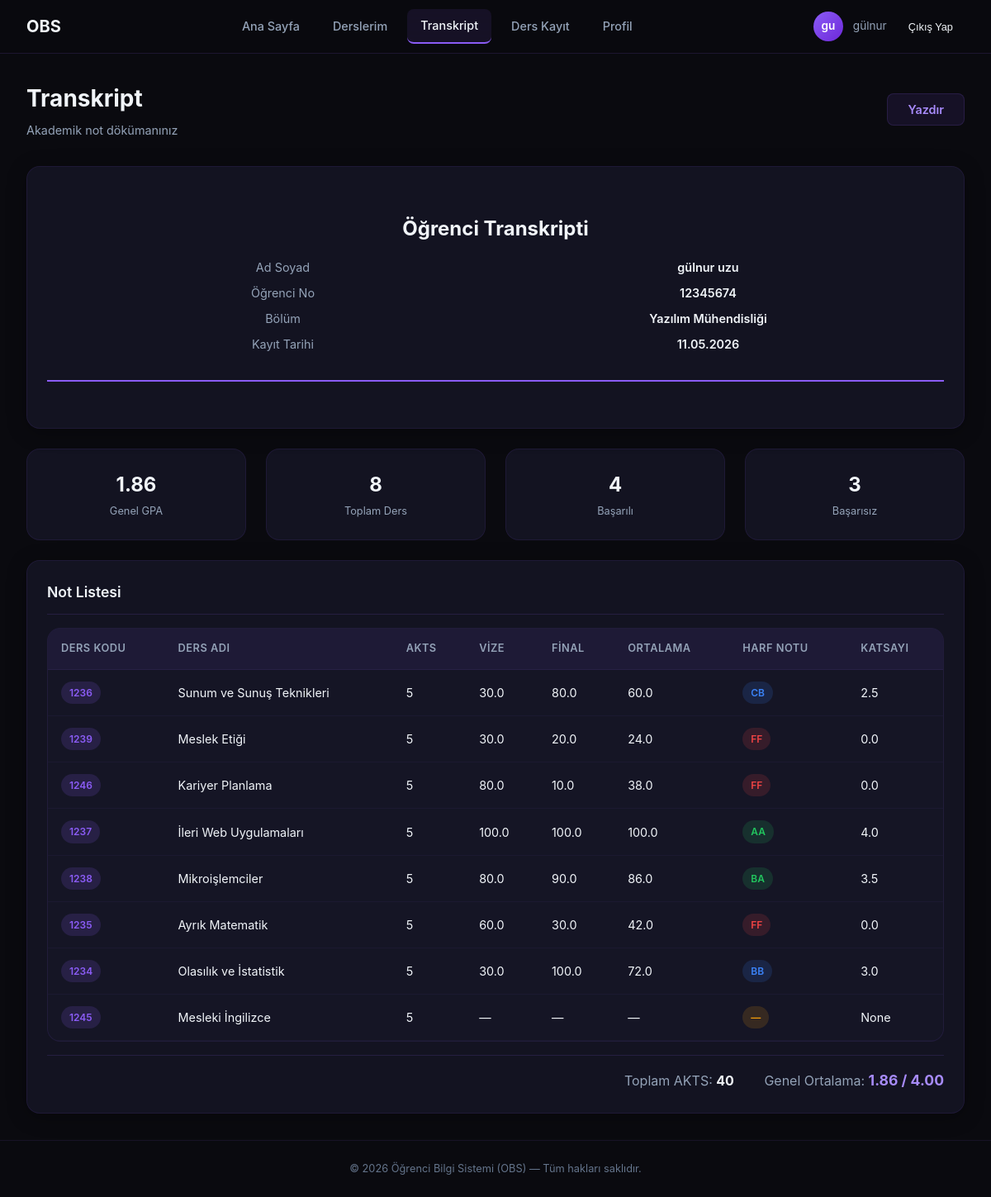
/transcript/ (signed in), run on the app's committed database.
### core/models.py (models this page shows, shortened)
class User(AbstractUser):
    ROLE_CHOICES = (('admin', 'Admin'), ('teacher', 'Teacher'), ('student', 'Student'))
    role = models.CharField(max_length=10, choices=ROLE_CHOICES, default='admin')

class Student(models.Model):
    user = models.OneToOneField(User, on_delete=models.CASCADE, related_name='student_profile')
    student_id = models.CharField(max_length=20)
    department = models.ForeignKey(Department, on_delete=models.CASCADE)
    enrollment_date = models.DateField(auto_now_add=True, null=True, blank=True)
    current_gpa = models.FloatField(default=0.0)

class Department(models.Model):
    name = models.CharField(max_length=100)
    building = models.CharField(max_length=100, null=True, blank=True)

class Enrollment(models.Model):
    student = models.ForeignKey(Student, on_delete=models.CASCADE)
    course = models.ForeignKey(Course, on_delete=models.CASCADE)
    midterm_grade = models.FloatField(null=True, blank=True)
    final_grade = models.FloatField(null=True, blank=True)
    average = models.FloatField(null=True, blank=True)
    letter_grade = models.CharField(max_length=2, null=True, blank=True)
    grade_point = models.FloatField(null=True, blank=True)
    attendance_count = models.IntegerField(default=0)
    def calculate_final_score(self):
        if self.midterm_grade is None or self.final_grade is None:
            return None
        return round((self.midterm_grade * 0.4) + (self.final_grade * 0.6), 2)

class Course(models.Model):
    code = models.CharField(max_length=10)
    title = models.CharField(max_length=100)
    capacity = models.IntegerField()
    instructor = models.ForeignKey(Teacher, on_delete=models.CASCADE)
    ects_credit = models.IntegerField(default=5)
    is_active = models.BooleanField(default=True)
    department = models.ForeignKey(Department, on_delete=models.SET_NULL, null=True, blank=True)

### core/views.py (the view, shortened to what this page needs)
# urls.py: path('transcript/', views.transcript_view, name='transcript'),
@login_required(login_url='login')
def transcript_view(request):
    student = Student.objects.filter(user=request.user).first()
    enrollments = Enrollment.objects.filter(student=student).select_related('course')
    gpa = _calculate_gpa(enrollments)
    total_ects = sum(e.course.ects_credit for e in enrollments)
    passed = sum(1 for e in enrollments if e.letter_grade and e.letter_grade not in ('FF', 'FD'))
    failed = sum(1 for e in enrollments if e.letter_grade in ('FF', 'FD'))
    return render(request, 'core/courses/transcript.html', {
        'student': student,
        'enrollments': enrollments,
        'gpa': gpa,
        'total_courses': enrollments.count(),
        'total_ects': total_ects,
        'passed_count': passed,
        'failed_count': failed,
    })

### core/views.py (called while the page is built)
def _calculate_gpa(enrollments):
    total_points = 0.0
    total_credits = 0
    for e in enrollments:
        if e.grade_point is not None:
            credit = e.course.ects_credit
            total_points += e.grade_point * credit
            total_credits += credit
    if total_credits == 0:
        return 0.0
    return round(total_points / total_credits, 2)

### core/templates/core/courses/transcript.html (shortened to what this page needs)
{% extends 'base.html' %}
{% load static %}
{% block content %}
<div class="main-content">
    <div class="page-header no-print">
        <div><h1>Transkript</h1><p>Akademik not dökümanınız</p></div>
        <button id="printBtn" class="btn btn-secondary">Yazdır</button>
    </div>
    <div class="card" style="margin-bottom: 1.5rem;">
        <div class="transcript-header">
            <h1>Öğrenci Transkripti</h1>
            <dl class="transcript-info">
                <dt>Ad Soyad</dt><dd>{{ student.user.first_name }} {{ student.user.last_name }}</dd>
                <dt>Öğrenci No</dt><dd>{{ student.student_id }}</dd>
                <dt>Bölüm</dt><dd>{{ student.department.name|default:"—" }}</dd>
                <dt>Kayıt Tarihi</dt><dd>{{ student.enrollment_date|date:"d.m.Y" }}</dd>
            </dl>
        </div>
    </div>
    <div class="grid grid-4" style="margin-bottom: 1.5rem;">
        <div class="stat-card">
                        <div><div class="stat-value">{{ gpa }}</div><div class="stat-label">Genel GPA</div></div>
        </div>
        <div class="stat-card">
                        <div><div class="stat-value">{{ total_courses }}</div><div class="stat-label">Toplam Ders</div></div>
        </div>
        <div class="stat-card">
                        <div><div class="stat-value">{{ passed_count }}</div><div class="stat-label">Başarılı</div></div>
        </div>
        <div class="stat-card">
                        <div><div class="stat-value">{{ failed_count }}</div><div class="stat-label">Başarısız</div></div>
        </div>
    </div>
    <div class="card">
        <div class="card-header"><h3 class="card-title">Not Listesi</h3></div>
        <div class="table-container">
            <table>
                <thead>
                    <tr>
                        <th>Ders Kodu</th>
                        <th>Ders Adı</th>
                        <th>AKTS</th>
                        <th>Vize</th>
                        <th>Final</th>
                        <th>Ortalama</th>
                        <th>Harf Notu</th>
                        <th>Katsayı</th>
                    </tr>
                </thead>
                <tbody>
                    {% for e in enrollments %}
                    <tr>
                        <td><span class="badge badge-purple">{{ e.course.code }}</span></td>
                        <td>{{ e.course.title }}</td>
                        <td>{{ e.course.ects_credit }}</td>
                        <td>{{ e.midterm_grade|default:"—" }}</td>
                        <td>{{ e.final_grade|default:"—" }}</td>
                        <td>{{ e.calculate_final_score|default:"—" }}</td>
                        <td>
                            {% if e.letter_grade %}
                                {% if e.letter_grade == 'FF' or e.letter_grade == 'FD' %}
                                    <span class="badge badge-danger">{{ e.letter_grade }}</span>
                                {% elif e.letter_grade == 'AA' or e.letter_grade == 'BA' %}
                                    <span class="badge badge-success">{{ e.letter_grade }}</span>
                                {% else %}
                                    <span class="badge badge-info">{{ e.letter_grade }}</span>
                                {% endif %}
                            {% else %}
                                <span class="badge badge-warning">—</span>
                            {% endif %}
                        </td>
                        <td>{{ e.grade_point }}</td>
                    </tr>
                    {% endfor %}
                </tbody>
            </table>
        </div>
        <div style="text-align: right; margin-top: 1rem; padding-top: 1rem; border-top: 1px solid var(--border-subtle);">
            <span style="color: var(--text-secondary);">Toplam AKTS: <strong style="color: var(--text-primary);">{{ total_ects }}</strong></span>
            <span style="margin-left: 2rem; color: var(--text-secondary);">Genel Ortalama: <strong style="color: var(--accent-secondary); font-size: 1.1rem;">{{ gpa }} / 4.00</strong></span>
        </div>
    </div>
</div>
{% endblock %}

### core/templates/base.html (shortened to what this page needs)
{% load static %}
<!DOCTYPE html>
<html lang="tr">
<head>
    <link rel="stylesheet" href="{% static 'css/style.css' %}">
</head>
<body>
    {% if user.is_authenticated %}
    {% if user.role|lower == 'teacher' or user.username == 'ibrahim' %}
        {% url 'teacher_dashboard' as home_url %}
    {% elif user.role|lower == 'admin' %}
        {% url 'admin_dashboard' as home_url %}
    {% else %}
        {% url 'ana_sayfa' as home_url %}
    {% endif %}
   <nav class="navbar">
    <div class="navbar-inner">
        <a href="{{ home_url }}" class="navbar-brand">
            <span>OBS</span>
        </a>
        <ul class="navbar-links" id="navLinks">
            <li>
                <a href="{{ home_url }}"
                   class="{% if request.path == home_url %}active{% endif %}">
                    Ana Sayfa
                </a>
            </li>
            {% if user.role|lower == 'teacher' or user.username == 'ibrahim' %}
                <li><a href="{% url 'teacher_courses' %}" class="{% if request.resolver_match.url_name == 'teacher_courses' %}active{% endif %}">Not Girişi</a></li>
            {% elif user.role|lower == 'admin' %}
                <li><a href="{% url 'admin_dashboard' %}" class="{% if request.resolver_match.url_name == 'admin_dashboard' %}active{% endif %}">Yönetim Paneli</a></li>
            {% else %}
                <li><a href="{% url 'my_courses' %}" class="{% if request.resolver_match.url_name == 'my_courses' %}active{% endif %}">Derslerim</a></li>
                <li><a href="{% url 'transcript' %}" class="{% if request.resolver_match.url_name == 'transcript' %}active{% endif %}">Transkript</a></li>
                <li><a href="{% url 'course_list' %}" class="{% if request.resolver_match.url_name == 'course_list' %}active{% endif %}">Ders Kayıt</a></li>
            {% endif %}
            <li><a href="{% url 'profile' %}" class="{% if request.resolver_match.url_name == 'profile' %}active{% endif %}">Profil</a></li>
        </ul>
        <div class="nav-user">
            <div class="nav-avatar">{{ user.first_name|first }}{{ user.last_name|first }}</div>
            <span class="nav-user-name">{{ user.first_name }}</span>
            <form action="{% url 'logout' %}" method="post" style="display:inline;">
                <button type="submit" class="btn-logout" style="background:none; border:none; color:inherit; cursor:pointer;">
                    Çıkış Yap
                </button>
            </form>
        </div>
    </div>
</nav>
    {% endif %}
    {% block content %}{% endblock %}
    {% if user.is_authenticated %}
    <footer class="footer">
        <p>© 2026 Öğrenci Bilgi Sistemi (OBS) — Tüm hakları saklıdır.</p>
    </footer>
    {% endif %}
</body>
</html>

### data on the page
User: first_name|first "g", last_name|first "u", first_name "gülnur"
Student: user.first_name "gülnur", user.last_name "uzu", student_id "12345674", department.name "Yazılım Mühendisliği", enrollment_date "11.05.2026"
Enrollment: course.code "1236", course "Sunum ve Sunuş Teknikleri", course.ects_credit "5", midterm_grade "30.0", final_grade "80.0", calculate_final_score "60.0", letter_grade "CB", grade_point "2.5"
Enrollment: course.code "1239", course "Meslek Etiği", course.ects_credit "5", midterm_grade "30.0", final_grade "20.0", calculate_final_score "24.0", letter_grade "FF", grade_point "0.0"
Enrollment: course.code "1246", course "Kariyer Planlama", course.ects_credit "5", midterm_grade "80.0", final_grade "10.0", calculate_final_score "38.0", letter_grade "FF", grade_point "0.0"
Enrollment: course.code "1237", course "İleri Web Uygulamaları", course.ects_credit "5", midterm_grade "100.0", final_grade "100.0", calculate_final_score "100.0", letter_grade "AA", grade_point "4.0"
Enrollment: course.code "1238", course "Mikroişlemciler", course.ects_credit "5", midterm_grade "80.0", final_grade "90.0", calculate_final_score "86.0", letter_grade "BA", grade_point "3.5"
Enrollment: course.code "1235", course "Ayrık Matematik", course.ects_credit "5", midterm_grade "60.0", final_grade "30.0", calculate_final_score "42.0", letter_grade "FF", grade_point "0.0"
Enrollment: course.code "1234", course "Olasılık ve İstatistik", course.ects_credit "5", midterm_grade "30.0", final_grade "100.0", calculate_final_score "72.0", letter_grade "BB", grade_point "3.0"
Enrollment: course.code "1245", course "Mesleki İngilizce", course.ects_credit "5", midterm_grade "—", final_grade "—", calculate_final_score "—", grade_point "None"

### other printed values
{{ gpa }} "1.86"
{{ total_courses }} "8"
{{ passed_count }} "4"
{{ failed_count }} "3"
{{ total_ects }} "40"
